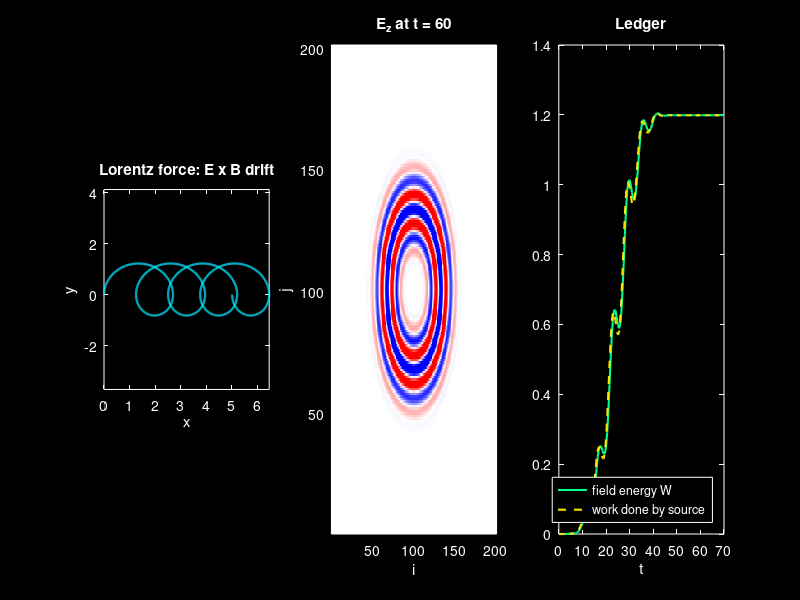

Recreate this plot in MATLAB.
%% Chapter 14 -- Electromagnetism and Classical Field Theory
% Self-contained: paste into the editor or the command window and run.
% No local functions, no other files needed. Needs MATLAB R2018a or newer.
% Part A  Lorentz force  m a = q (E + v x B): E x B drift
% Part B  2-D Maxwell (TM) on a Yee grid, eps0 = mu0 = c = 1:
%         dHx/dt = -dEz/dy, dHy/dt = dEz/dx, dEz/dt = dHy/dx - dHx/dy - Jz
%         field energy W = sum(1/2 Ez^2 + 1/2 Hx^2 + 1/2 Hy^2); work by source = -sum(J.E)
clear; clc; close all;

%% 1 Physics Engine -- Part A
q = 1; m = 1; Ey = 0.2; Bz = 1.0;                % E = (0, Ey), B = (0, 0, Bz)
lorentz = @(t,s) [s(3); s(4); (q/m)*(s(4)*Bz); (q/m)*(Ey - s(3)*Bz)];

%% 2 Initial Conditions -- Part A
tA = linspace(0, 8*pi, 1601);
[~, SA] = ode45(lorentz, tA, [0; 0; 0; 1.0], odeset('RelTol',1e-10,'AbsTol',1e-12));
x = SA(:,1); y = SA(:,2); vx = SA(:,3); vy = SA(:,4);
EA = 0.5*(vx.^2 + vy.^2) - Ey*y;                 % K + U with U = -q E y

%% Part B: Yee-grid FDTD
N = 201; dx = 1.0; dt = 0.5;                     % Courant number 0.5 (< 1/sqrt(2))
i0 = (N+1)/2; j0 = i0;                           % source cell (centre)
Ez = zeros(N,N); Hx = zeros(N,N-1); Hy = zeros(N-1,N);
om = 0.5; Tb = 50;                               % drive frequency, burst length
Jfun = @(t) (t >= 0 && t <= Tb) * sin(om*t) * sin(pi*t/Tb)^2;
nsteps = round(70/dt);
tt = zeros(1,nsteps); Wf = zeros(1,nsteps); Wk = zeros(1,nsteps);
work = 0; snap = zeros(N,N);
for k = 1:nsteps
    t = (k-1)*dt;
    Hxo = Hx; Hyo = Hy;
    Hx = Hx - dt/dx*(Ez(:,2:end) - Ez(:,1:end-1));
    Hy = Hy + dt/dx*(Ez(2:end,:) - Ez(1:end-1,:));
    Jn = Jfun(t + dt/2);
    Ezold = Ez(i0,j0);
    Ez(2:N-1,2:N-1) = Ez(2:N-1,2:N-1) + dt/dx*( ...
        (Hy(2:end,2:N-1) - Hy(1:end-1,2:N-1)) - (Hx(2:N-1,2:end) - Hx(2:N-1,1:end-1)) );
    Ez(i0,j0) = Ez(i0,j0) - dt*Jn;
    work = work - Jn*0.5*(Ezold + Ez(i0,j0))*dx*dx*dt;     % energy the source gives the field
    Wf(k) = 0.5*sum(Ez(:).^2) + 0.5*sum(Hxo(:).*Hx(:)) + 0.5*sum(Hyo(:).*Hy(:));
    Wk(k) = work; tt(k) = k*dt;
    if k == round(60/dt), snap = Ez; end
end

%% 3 Checks and figure
fprintf('--- Checking your run (Chapter 14) ---\n');
fprintf('Part A: E = K - qEy*y: start %.4f, max drift %.2e\n', EA(1), max(abs(EA-EA(1))));
fprintf('Part A: x after one period = %.4f (drift*2pi = %.4f)\n', interp1(tA,x,2*pi), 0.2*2*pi);
fprintf('Part A: y range [%.4f, %.4f]\n', min(y), max(y));
for tq = [40 50 60 70]
    kk = round(tq/dt);
    fprintf('Part B: t=%2d  W = %.5f   work = %.5f\n', tq, Wf(kk), Wk(kk));
end
kk = round(55/dt);
fprintf('Part B: spread of W after the source is off = %.2e\n', max(Wf(kk:end)) - min(Wf(kk:end)));
row = snap(i0+15:i0+49, j0);
zc  = find(row(1:end-1).*row(2:end) < 0);
fprintf('Part B: wavelength from zero crossings = %.1f (theory %.2f)\n', 2*mean(diff(zc)), 2*pi/om);

dk  = @(ax) set(ax,'Color','k','XColor','w','YColor','w','Box','on');
lgs = @(lg) set(lg,'Color','k','EdgeColor','w','TextColor','w');
h = 128;
rb = [linspace(0,1,h)' linspace(0,1,h)' ones(h,1); ones(h,1) linspace(1,0,h)' linspace(1,0,h)'];   % blue-white-red map
fig = figure('Color','k','Position',[100 100 1500 460]);

ax = subplot(1,3,1);
plot(x, y, 'Color', [0 0.9 1], 'LineWidth', 1.6); axis equal;
title('Lorentz force: E x B drift','Color','w'); xlabel('x'); ylabel('y'); dk(ax);

ax = subplot(1,3,2);
mm = 0.6*max(abs(snap(:)));
imagesc(snap.', [-mm mm]); axis xy; colormap(ax, rb);
title('E_z at t = 60','Color','w'); xlabel('i'); ylabel('j'); dk(ax);

ax = subplot(1,3,3); hold on;
plot(tt, Wf, 'Color', [0 1 0.53], 'LineWidth', 1.5);
plot(tt, Wk, '--', 'Color', [1 0.9 0], 'LineWidth', 1.5);
title('Ledger','Color','w'); xlabel('t'); dk(ax);
lgs(legend('field energy W','work done by source','Location','southeast'));

try, set(fig,'InvertHardcopy','off'); print(fig,'fig16_14.png','-dpng','-r300'); catch, end
